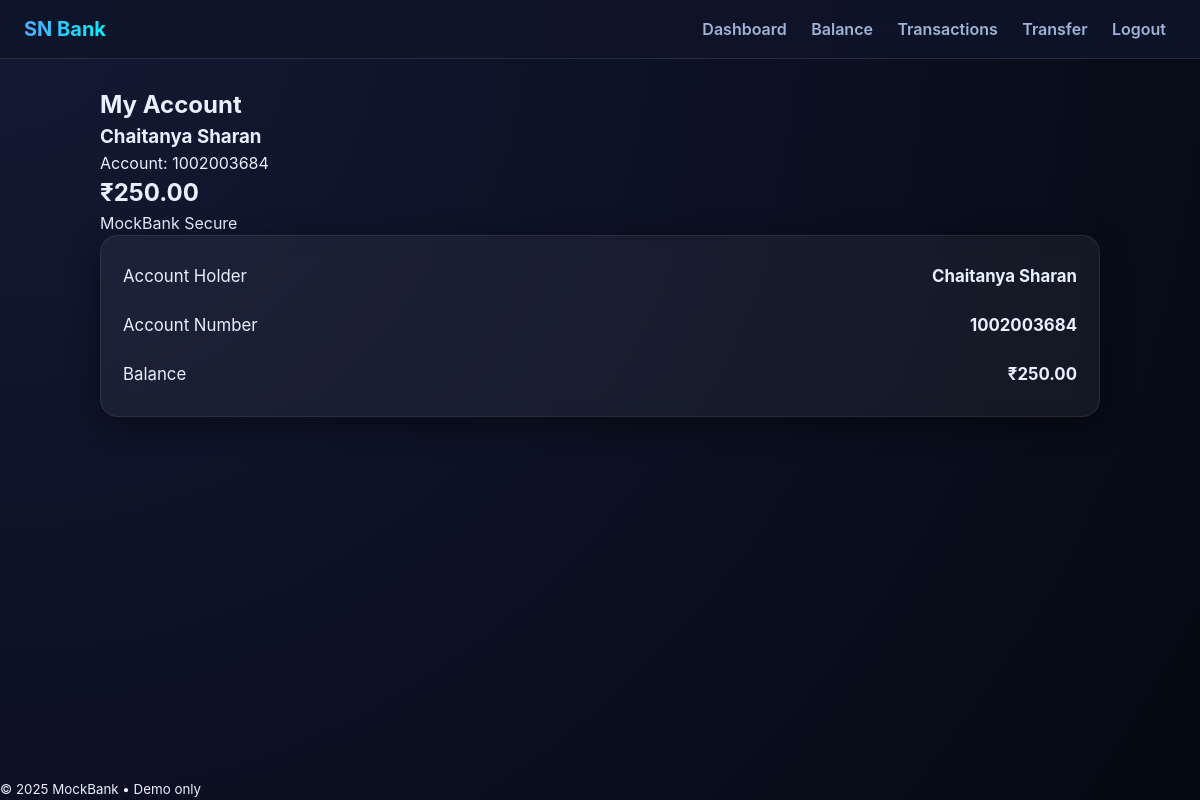
The page /balance (signed in) on the database its author committed.
### app.py (models this page shows)
class User(db.Model):
    id = db.Column(db.Integer, primary_key=True)
    name = db.Column(db.String(120), nullable=False)
    email = db.Column(db.String(120), unique=True, nullable=False, index=True)
    password_hash = db.Column(db.String(255), nullable=False)
    account_number = db.Column(db.String(20), unique=True, nullable=False, index=True)
    dob = db.Column(db.Date, nullable=False)
    phone = db.Column(db.String(15), unique=True)  # NEW field
    balance = db.Column(db.Numeric(12, 2), default=0)

### app.py (the view)
    @app.get("/balance")
    @login_required
    def balance():
        user = User.query.get(g.user.id)
        return render_template("balance.html", user=user)

### templates/balance.html (shortened to what this page needs)
{% extends "base.html" %}
{% block content %}
<h2>My Account</h2>
<div class="card3d">
  <div class="front">
    <h3>{{ user.name }}</h3>
    <p>Account: {{ user.account_number }}</p>
    <h2>₹{{ '%.2f'|format(user.balance) }}</h2>
  </div>
  <div class="back">
    <p>MockBank Secure</p>
  </div>
</div>
<div class="card">
  <div class="row"><span>Account Holder</span><strong>{{ user.name }}</strong></div>
  <div class="row"><span>Account Number</span><strong>{{ user.account_number }}</strong></div>
  <div class="row"><span>Balance</span><strong>₹{{ '%.2f'|format(user.balance) }}</strong></div>
</div>
{% endblock %}

### static/css/styles.css (style rules this page uses)
:root { --bg: #0a0f1f; --card: rgba(255, 255, 255, 0.05); --glass: rgba(255, 255, 255, 0.08); --text: #e9f0ff; --muted: #9fb4d8; --accent: #4e7cff; --accent-2: #2ad1ff; --danger: #ff4e78; --success: #2ecc71; --warning: #ffc107; --radius: 18px; --transition: 0.25s ease; }
* { margin: 0; padding: 0; box-sizing: border-box; font-family: 'Inter', system-ui, -apple-system, Segoe UI, Roboto, Ubuntu, sans-serif; }
body { background: radial-gradient(circle at top left, #121a34, #050913); color: var(--text); display: flex; flex-direction: column; min-height: 100vh; line-height: 1.5; }
.card { background: var(--card); border-radius: var(--radius); padding: 22px; box-shadow: 0 8px 30px rgba(0, 0, 0, 0.45); backdrop-filter: blur(10px); display: grid; gap: 12px; border: 1px solid rgba(255,255,255,0.08); transition: var(--transition); }
.row { display: flex; justify-content: space-between; margin: 6px 0; font-size: 1.05rem; }

### rows shown on the page
User: name "Chaitanya Sharan", account_number "1002003684", balance "250.00"

### other values the page prints
{{ 2025 }} "2025"
